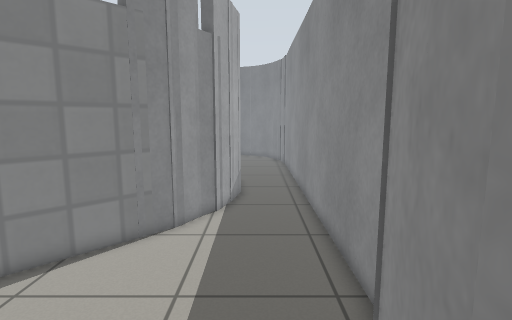
view 1 (above)

18 first-person views from a walk through a Gazebo world. The camera is 1.1 m above the floor, tilts 8° down and sees 80° across. The floor is counted in squares, 0.25 m on a side. Each view is taken from the middle of a square. On the plan, view 1 faces up. The plan holds only what a view shows up to about 20 squares ahead; the rest is blank. Gazebo's built-in surfaces are drawn with simple patterns.

view 2
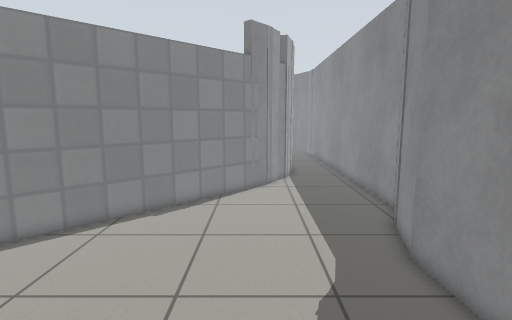

view 3
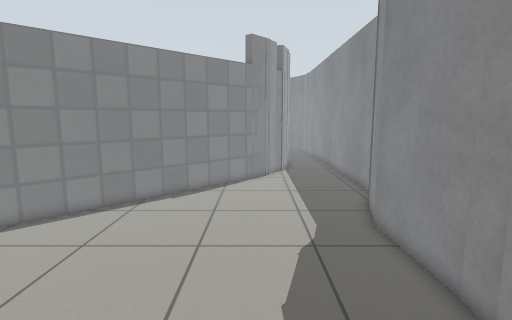

view 4
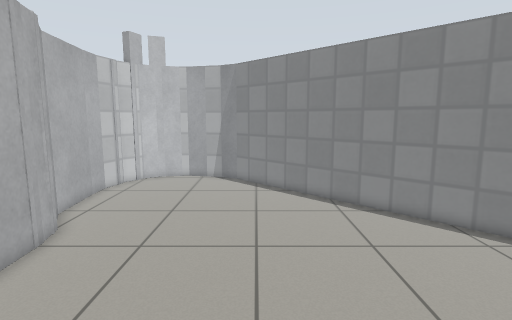

view 5
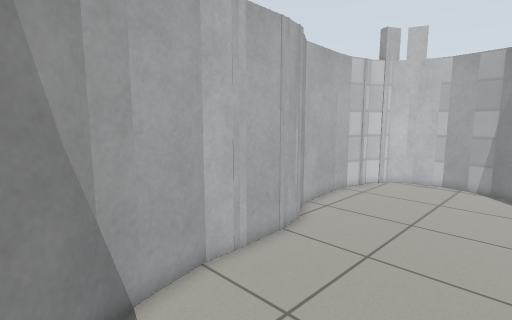

view 6
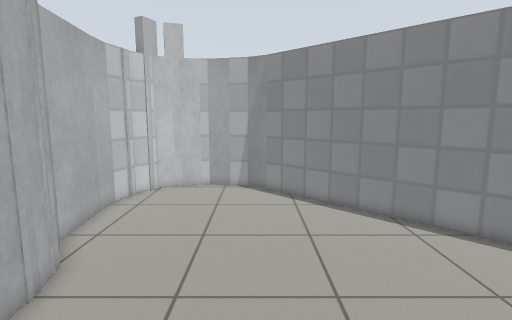

view 7
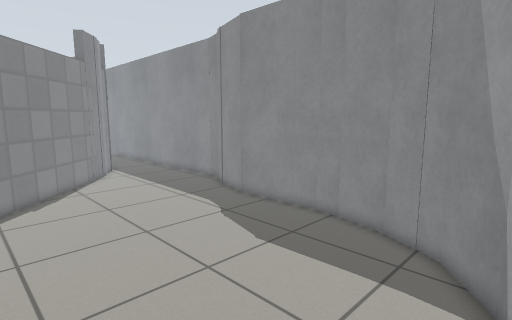

view 8
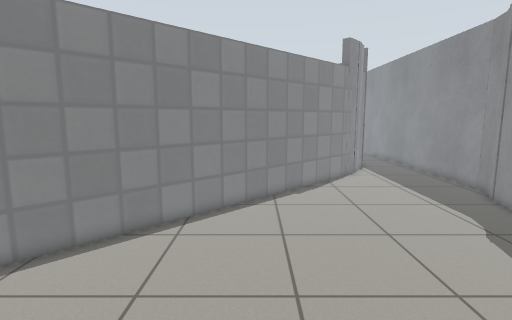

view 9
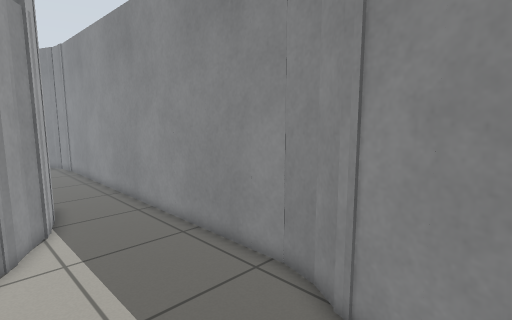

view 10
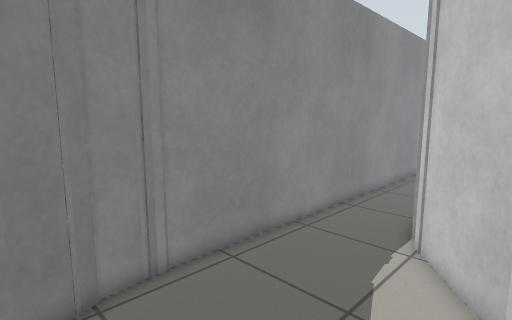

view 11
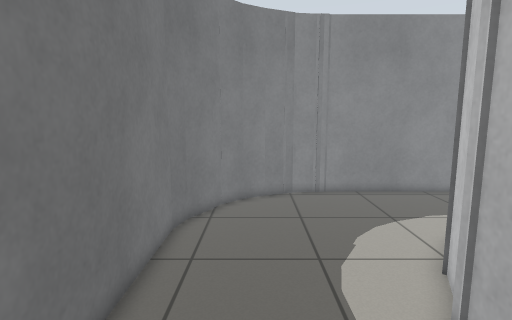

view 12
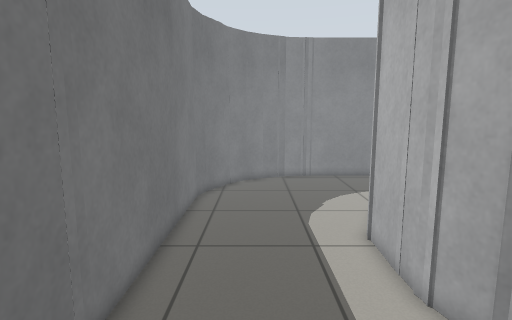

view 13
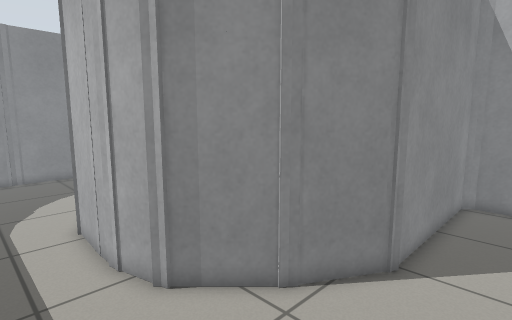

view 14
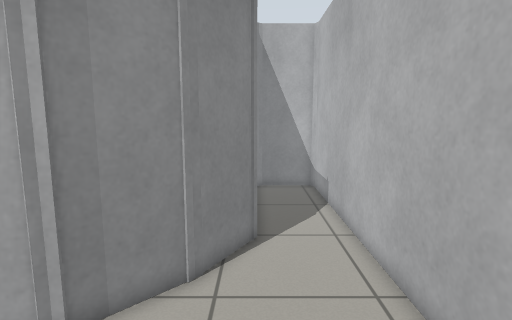

view 15
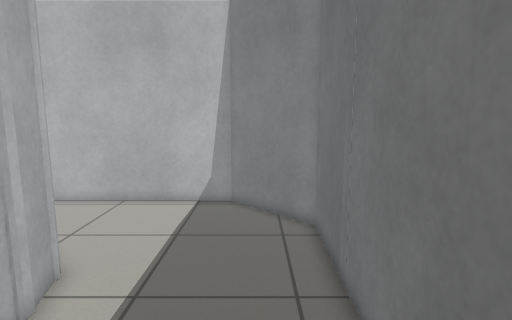

view 16
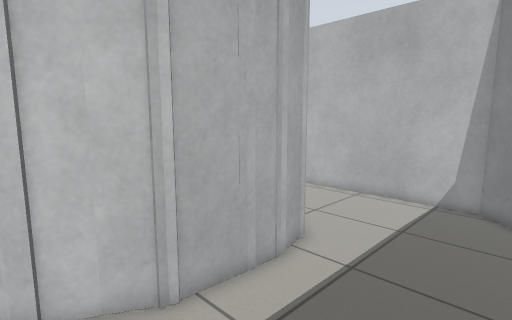

view 17
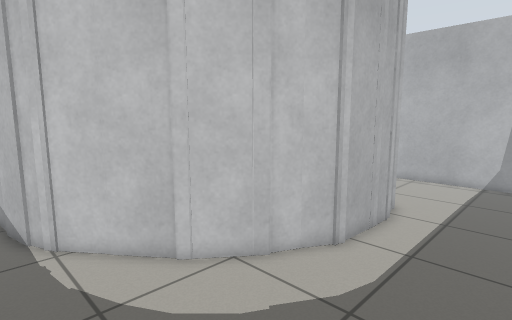

view 18
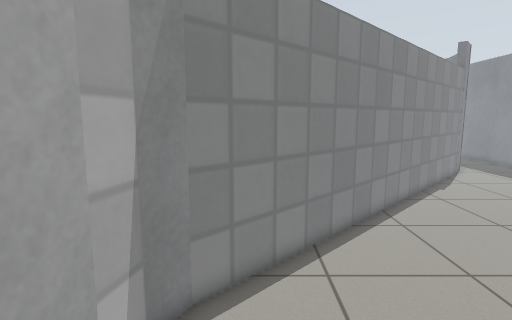

### Floor plan
Points are (right, up) in squares from view 1. A wall is a line through its corners. A room is listed if a view was taken in it or the views show most of it. See-through windows are left out.
Room 1 (views 1, 2, 3, 4, 5, 6, 7, 8, 9, 18)
walls: (1, 1.2) (1.8, 4.3); (1.1, -4.1) (0.9, 1.2); (0.9, -5.4) (1, -4); (0.3, -7.7) (0.9, -5.3); (1.6, 3.8) (2.5, 5.3); (-6.3, -12.3) (-3.8, -11.7); (-4, -11.8) (-2.8, -11.3); (-2.9, -11.4) (-0.7, -9.7) (0.3, -7.6); (-10.4, -12.5) (-6.1, -12.2); (2.4, 5.2) (2.8, 6.7); (-11.6, -12.8) (-9.6, -12.4); (2.8, 6.5) (2.8, 21.5); (-2.9, 12.1) (-21.5, -6.4); (-21.5, -6.3) (-22.2, -7.6) (-22.7, -10.1) (-22.7, -10.6); (-17.1, -14.4) (-13.4, -14) (-11, -12.6); (-1.6, 14.5) (-3.4, 11.7); (-18.6, -14.4) (-17, -14.4); (-22.7, -10.5) (-22.4, -11.7); (-20.2, -13.9) (-18.5, -14.4); (-22.5, -11.7) (-22.3, -12.2) (-21.7, -13) (-20.9, -13.4); (-21.5, -13.1) (-20.4, -14) (-19.6, -14); (-1.2, 16.1) (-1.8, 13.9); (-0.9, 17.7) (-1.3, 15.5); (-1.5, 21.5) (-1.1, 19.5)
low walls: (-1.2, 19.2) (-1.1, 18.2)
ways out: opening at (1, 21) to room 2
Room 2 (views 10, 11, 12, 13, 14, 15, 16, 17)
walls: (-9.2, 28.7) (-6.4, 27.4); (-13.5, 29.1) (-9, 28.8); (-15.3, 28.4) (-12.8, 29.1); (-6.9, 27.8) (-4.6, 25.9); (-5, 26.2) (-1.8, 22.2); (-17.6, 25.9) (-14.8, 28.7); (-3.4, 36.3) (-19.1, 36.3); (-19, 36.5) (-22.7, 32.7) (-22.7, 15); (-19.1, 23.1) (-17.2, 26.4); (-2.1, 35.9) (-3.5, 36.3); (-2.1, 22.8) (-1.6, 21.4); (0.1, 34.6) (-2.3, 36); (1.1, 33.6) (0, 34.8); (1.8, 32.4) (1.1, 33.7); (2.4, 30.8) (1.8, 32.6); (2.7, 29.5) (2.5, 30.9); (2.8, 28.8) (2.6, 29.5); (2.8, 21.5) (2.8, 29.2); (-22.6, 14.6) (-19.3, 14.6) (-18.9, 15) (-18.9, 22.9)
ways out: opening at (1, 21) to room 1

Positions as (right, up) in squares from view 1, and headings:
1: (0, 0), facing up
2: (-4, -8), facing up
3: (-4, -11), facing up
4: (0, -5), facing left
5: (-1, -5), facing down-left
6: (-3, -7), facing left
7: (-11, -12), facing up-right
8: (-11, -12), facing up
9: (-4, 1), facing up-right
10: (-5, 33), facing down-right
11: (-15, 33), facing right
12: (-20, 33), facing right
13: (-22, 32), facing down-right
14: (-19, 34), facing down
15: (-7, 34), facing left
16: (-6, 35), facing down-left
17: (0, 34), facing down-left
18: (-20, -13), facing up
